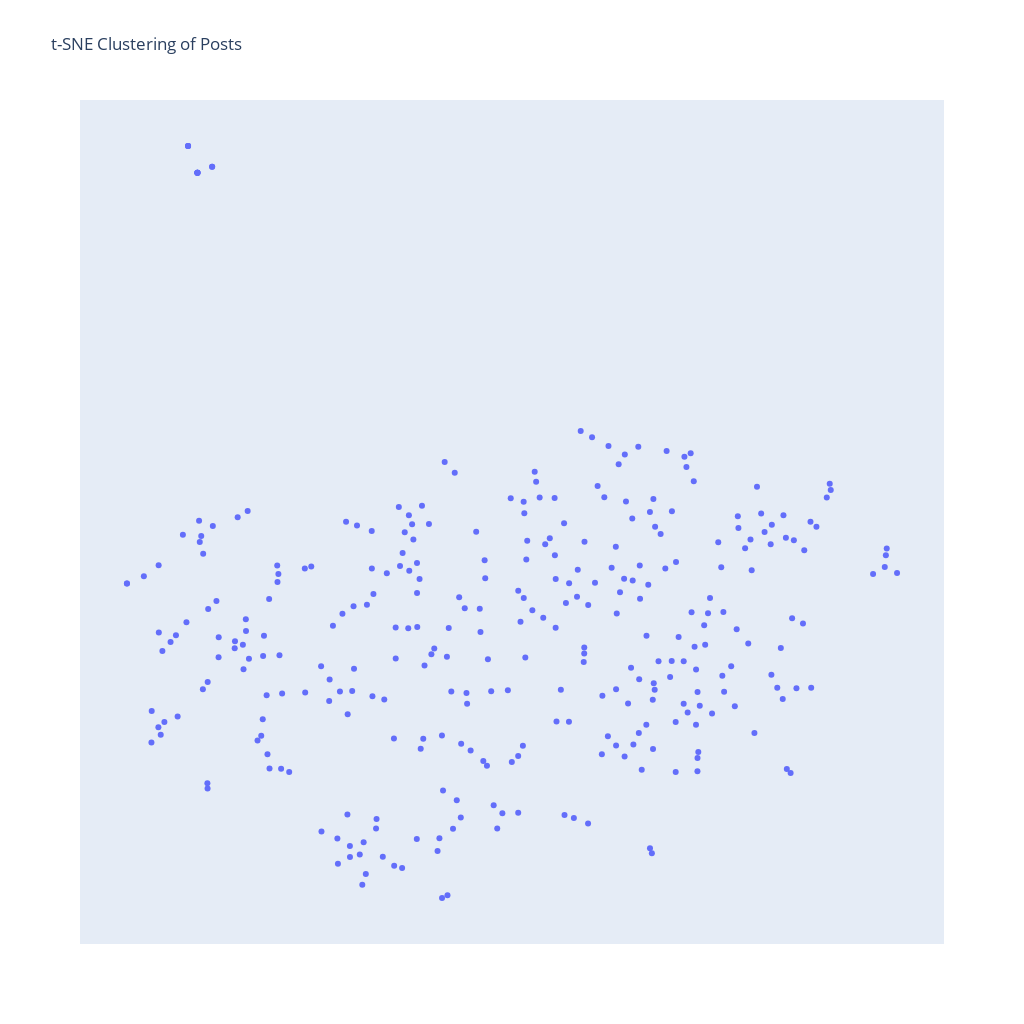

The code cell stored with this chart in its notebook:
### Code cell
import pandas as pd
import numpy as np
from sklearn.manifold import TSNE
import plotly.express as px

# Assuming df['embedding'] contains the embeddings and df['text'] contains the original text
embeddings = np.array(df['embedding'].tolist())

# Perform t-SNE to reduce embeddings to 2D
tsne = TSNE(n_components=2, random_state=42, perplexity=7, n_iter=1000)
tsne_results = tsne.fit_transform(embeddings)

# Add t-SNE results to the DataFrame
dfc = df
dfc['X'] = tsne_results[:, 0]
dfc['Y'] = tsne_results[:, 1]
dfc.columns

# Create a scatter plot using Plotly, with hover text showing the original post text
text80 = [f'{post:.120}' for post in dfc.text]
fig = px.scatter(
    dfc, 
    x='X', 
    y='Y', 
    hover_data={'X': False, 'Y': False, 
                'post #':dfc.reply,'post': text80},  # Disable automatic hover data except 'text'
    title='t-SNE Clustering of Posts'
)

fig.update_layout(width = 1024, height=1024, xaxis = dict(visible = False), yaxis = dict(visible = False))
# Show the plot
fig.show()

### Figure 1 — Plotly figure (JSON) as saved in the notebook; plotly's stock layout.template omitted (floating-point values rounded to 4 significant figures; data arrays with more than 128 entries replaced by an {"elided": "..."} marker saying what was removed)
{"data": [{"customdata": {"elided": "317x2 mixed values"}, "hovertemplate": "post #=%{customdata[0]}<br>post=%{customdata[1]}<extra></extra>", "legendgroup": "", "marker": {"color": "#636efa", "symbol": "circle"}, "mode": "markers", "name": "", "orientation": "v", "showlegend": false, "type": "scatter", "x": {"elided": "317 float values"}, "xaxis": "x", "y": {"elided": "317 float values"}, "yaxis": "y"}], "layout": {"height": 1024, "legend": {"tracegroupgap": 0}, "title": {"text": "t-SNE Clustering of Posts"}, "width": 1024, "xaxis": {"anchor": "y", "domain": [0, 1], "title": {"text": "X"}, "visible": false}, "yaxis": {"anchor": "x", "domain": [0, 1], "title": {"text": "Y"}, "visible": false}}}
